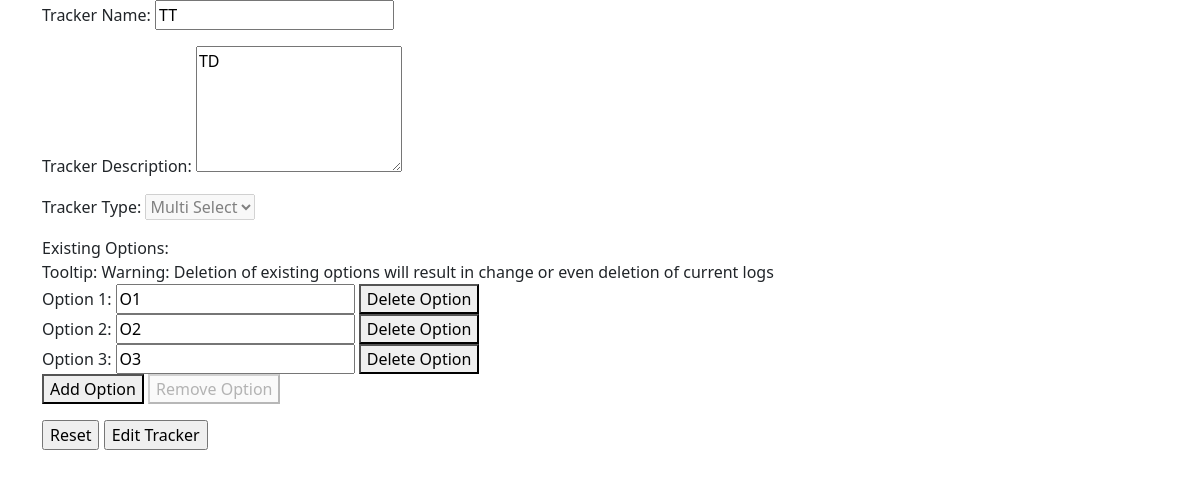
Page /trackers/edit?id=8 (signed in) on the committed database.
### models/models.py (models this page shows)
class TrackerModel(db.Model):
    __tablename__ = "trackers"
    t_id = db.Column(db.Integer(), primary_key=True)
    t_name = db.Column(db.String(64), nullable=False)
    t_desc = db.Column(db.String(256))
    t_type = db.Column(db.Integer(), db.ForeignKey("tracker_types.tt_id", ondelete="CASCADE"), nullable=False)
    t_user = db.Column(db.Integer(), db.ForeignKey("users.id", ondelete="CASCADE"), nullable=False)
    t_type_name = db.relationship("TrackerTypes", uselist=False)
    t_unit = db.relationship("TrackerUnit", cascade="all, delete", uselist=False)
    t_options = db.relationship("TrackerOptions", cascade="all, delete")
    t_logs = db.relationship("TrackerLogs", cascade="all, delete")

class TrackerTypes(db.Model):
    __tablename__ = "tracker_types"
    tt_id = db.Column(db.Integer(), primary_key=True, autoincrement=True)
    tt_name = db.Column(db.String(64), unique=True, nullable=False)

class TrackerOptions(db.Model):
    __tablename__ = "tracker_options"
    to_id = db.Column(db.Integer(), primary_key=True, autoincrement=True)
    to_name = db.Column(db.String(64), nullable=False)
    to_tracker = db.Column(db.Integer(), db.ForeignKey("trackers.t_id", ondelete="CASCADE"), nullable=False)

### views/views.py (the view, shortened to what this page needs)
@app.route("/trackers/edit", methods=["GET", "POST"])
@login_required
def trackers_edit():
    t_id = request.args.get("id", "")
    if not (t_id.isdigit()):
        flash("Invalid Tracker", "danger")
        return redirect("/trackers")
    t_id = int(t_id)
    tracker = TrackerModel.query.filter(TrackerModel.t_id == t_id, TrackerModel.t_user == current_user.id).first()
    if not tracker:
        flash("Invalid Tracker", "danger")
        return redirect("/trackers")
    return render_template("trackers/edit.html", user=current_user, tracker=tracker)

### auth/auth.py (called while the page is built)
@login.user_loader
def load_user(id):
    return UserModel.query.get(int(id))

### templates/trackers/edit.html (shortened to what this page needs)
<!DOCTYPE html>
<html lang="en">
    <head>
        <link rel="stylesheet" href="{{ url_for('static', filename='css/bootstrap.min.css')}}">
        <link rel="stylesheet" href="{{ url_for('static', filename='css/fontawesome.all.min.css')}}">
        <link rel="stylesheet" href="{{ url_for('static', filename='css/card.css')}}">
    </head>
    <body>
        <div class="container">
            <form action="" method="POST">
                <p>
                    <label for="t_name">Tracker Name:</label>
                    <input type="text" id="t_name" name="t_name" maxlength="64" value="{{ tracker.t_name }}" required>
                </p>
                <p>
                    <label for="t_desc">Tracker Description:</label>
                    <textarea rows="5" id="t_desc" name="t_desc" maxlength="256">{{ tracker.t_desc }}</textarea>
                </p>
                <p>
                    <div style="display: inline-block;">
                        <label for="t_type">Tracker Type:</label>
                        <select id="t_type" disabled>
                            <option>{{ tracker.t_type_name.tt_name }}</option>
                        </select>
                    </div>
                </p>
                <div id="t_options_exist">
                    {% if tracker.t_options | length > 0 %}
                    Existing Options:
                    <br>
                    Tooltip: Warning: Deletion of existing options will result in change or even deletion of current logs
                    {% endif %}
                    {% for option in tracker.t_options %}
                    <div>
                        <label for="t_option_exist[{{ option.to_id }}]">Option {{ loop.index }}:</label>
                        <input type="text" id="t_option_exist[{{ option.to_id }}]" name="t_option_exist[{{ option.to_id }}]" maxlength="64" value="{{ option.to_name }}" required>
                        <button onclick="/*alert('This feature will be added soon!'); return false;*/ remOptionExist(this); return false;">Delete Option</button>
                    </div>
                    {% endfor %}
                </div>
                <p id="t_options_control"{% if tracker.t_options %} style="display: block;"{% else %} style="display: none;"{% endif %}>
                    <button id="t_options_add" onclick="addOption(); return false;">Add Option</button>
                    <button id="t_options_rem" onclick="remOption(); return false;" disabled>Remove Option</button>
                </p>
                <p>
                    <input type="reset" value="Reset" onclick="window.location.reload();">
                    <input type="submit" value="Edit Tracker">
                </p>
            </form>
        </div>
    </body>
</html>

### rows in the picture
TrackerModel: t_name "TT", t_desc "TD"
TrackerTypes: tt_name "Multi Select"
TrackerOptions: to_name "O1"
TrackerOptions: to_name "O2"
TrackerOptions: to_name "O3"
